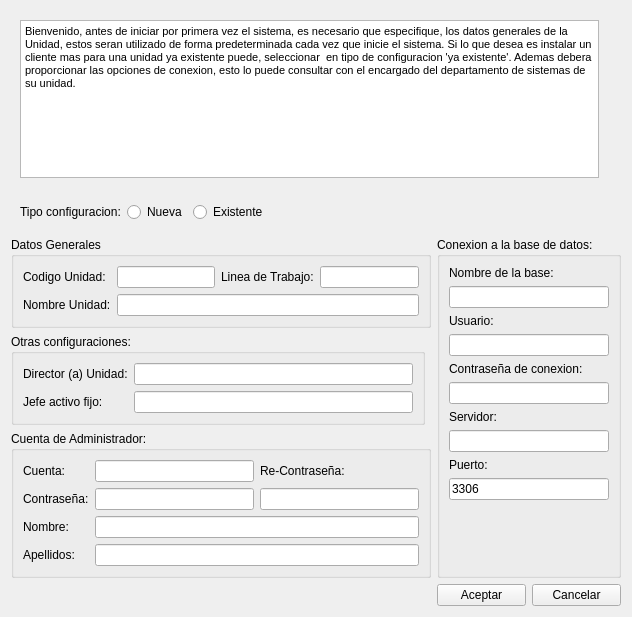
<?xml version="1.0" encoding="UTF-8"?>
<ui version="4.0">
 <class>PrimerInicio</class>
 <widget class="QWidget" name="PrimerInicio">
  <property name="windowModality">
   <enum>Qt::ApplicationModal</enum>
  </property>
  <property name="geometry">
   <rect>
    <x>0</x>
    <y>0</y>
    <width>632</width>
    <height>617</height>
   </rect>
  </property>
  <property name="windowTitle">
   <string>Configuraciones Iniciales</string>
  </property>
  <layout class="QGridLayout" name="gridLayout">
   <item row="3" column="0" colspan="2">
    <widget class="QGroupBox" name="groupBox">
     <property name="title">
      <string>Datos Generales</string>
     </property>
     <layout class="QGridLayout" name="gridLayout_2">
      <item row="0" column="0">
       <widget class="QLabel" name="label_2">
        <property name="text">
         <string>Codigo Unidad:</string>
        </property>
       </widget>
      </item>
      <item row="0" column="1">
       <widget class="QLineEdit" name="codigoUnidad">
        <property name="maxLength">
         <number>3</number>
        </property>
       </widget>
      </item>
      <item row="0" column="2">
       <widget class="QLabel" name="label_3">
        <property name="text">
         <string>Linea de Trabajo:</string>
        </property>
       </widget>
      </item>
      <item row="0" column="3">
       <widget class="QLineEdit" name="lineaUnidad">
        <property name="maxLength">
         <number>3</number>
        </property>
       </widget>
      </item>
      <item row="1" column="0">
       <widget class="QLabel" name="label">
        <property name="text">
         <string>Nombre Unidad:</string>
        </property>
       </widget>
      </item>
      <item row="1" column="1" colspan="3">
       <widget class="QLineEdit" name="nombreUnidad">
        <property name="maxLength">
         <number>35</number>
        </property>
       </widget>
      </item>
     </layout>
    </widget>
   </item>
   <item row="3" column="2" rowspan="3" colspan="2">
    <widget class="QGroupBox" name="groupBox_3">
     <property name="title">
      <string>Conexion a la base de datos:</string>
     </property>
     <layout class="QVBoxLayout" name="verticalLayout">
      <item>
       <widget class="QLabel" name="label_9">
        <property name="text">
         <string>Nombre de la base:</string>
        </property>
       </widget>
      </item>
      <item>
       <widget class="QLineEdit" name="nombreBase"/>
      </item>
      <item>
       <widget class="QLabel" name="label_10">
        <property name="text">
         <string>Usuario:</string>
        </property>
       </widget>
      </item>
      <item>
       <widget class="QLineEdit" name="usuarioBase"/>
      </item>
      <item>
       <widget class="QLabel" name="label_8">
        <property name="text">
         <string>Contraseña de conexion:</string>
        </property>
       </widget>
      </item>
      <item>
       <widget class="QLineEdit" name="contraseniaBase">
        <property name="echoMode">
         <enum>QLineEdit::Password</enum>
        </property>
       </widget>
      </item>
      <item>
       <widget class="QLabel" name="label_11">
        <property name="text">
         <string>Servidor:</string>
        </property>
       </widget>
      </item>
      <item>
       <widget class="QLineEdit" name="servidor"/>
      </item>
      <item>
       <widget class="QLabel" name="label_12">
        <property name="text">
         <string>Puerto:</string>
        </property>
       </widget>
      </item>
      <item>
       <widget class="QLineEdit" name="numeroPuerto">
        <property name="text">
         <string>3306</string>
        </property>
       </widget>
      </item>
      <item>
       <spacer name="verticalSpacer">
        <property name="orientation">
         <enum>Qt::Vertical</enum>
        </property>
        <property name="sizeHint" stdset="0">
         <size>
          <width>20</width>
          <height>40</height>
         </size>
        </property>
       </spacer>
      </item>
     </layout>
    </widget>
   </item>
   <item row="5" column="0" colspan="2">
    <widget class="QGroupBox" name="groupBox_2">
     <property name="title">
      <string>Cuenta de Administrador:</string>
     </property>
     <layout class="QGridLayout" name="gridLayout_3">
      <item row="0" column="0">
       <widget class="QLabel" name="label_4">
        <property name="text">
         <string>Cuenta:</string>
        </property>
       </widget>
      </item>
      <item row="0" column="1">
       <widget class="QLineEdit" name="cuenta">
        <property name="maxLength">
         <number>15</number>
        </property>
       </widget>
      </item>
      <item row="0" column="2">
       <widget class="QLabel" name="label_13">
        <property name="text">
         <string>Re-Contraseña:</string>
        </property>
       </widget>
      </item>
      <item row="1" column="0">
       <widget class="QLabel" name="label_5">
        <property name="text">
         <string>Contraseña:</string>
        </property>
       </widget>
      </item>
      <item row="1" column="1">
       <widget class="QLineEdit" name="password">
        <property name="maxLength">
         <number>10</number>
        </property>
        <property name="echoMode">
         <enum>QLineEdit::Password</enum>
        </property>
       </widget>
      </item>
      <item row="1" column="2">
       <widget class="QLineEdit" name="repassword">
        <property name="echoMode">
         <enum>QLineEdit::Password</enum>
        </property>
       </widget>
      </item>
      <item row="2" column="0">
       <widget class="QLabel" name="label_6">
        <property name="text">
         <string>Nombre:</string>
        </property>
       </widget>
      </item>
      <item row="2" column="1" colspan="2">
       <widget class="QLineEdit" name="nombreUsuario">
        <property name="maxLength">
         <number>30</number>
        </property>
       </widget>
      </item>
      <item row="3" column="0">
       <widget class="QLabel" name="label_7">
        <property name="text">
         <string>Apellidos:</string>
        </property>
       </widget>
      </item>
      <item row="3" column="1" colspan="2">
       <widget class="QLineEdit" name="apelldosUsuario">
        <property name="maxLength">
         <number>30</number>
        </property>
       </widget>
      </item>
     </layout>
    </widget>
   </item>
   <item row="0" column="0" colspan="4">
    <widget class="QWidget" name="widget_2" native="true">
     <layout class="QHBoxLayout" name="horizontalLayout_2">
      <item>
       <widget class="QTextBrowser" name="textBrowser">
        <property name="acceptDrops">
         <bool>false</bool>
        </property>
        <property name="autoFillBackground">
         <bool>false</bool>
        </property>
        <property name="html">
         <string>&lt;!DOCTYPE HTML PUBLIC &quot;-//W3C//DTD HTML 4.0//EN&quot; &quot;http://www.w3.org/TR/REC-html40/strict.dtd&quot;&gt;
&lt;html&gt;&lt;head&gt;&lt;meta name=&quot;qrichtext&quot; content=&quot;1&quot; /&gt;&lt;style type=&quot;text/css&quot;&gt;
p, li { white-space: pre-wrap; }
&lt;/style&gt;&lt;/head&gt;&lt;body style=&quot; font-family:'Sans'; font-size:10pt; font-weight:400; font-style:normal;&quot;&gt;
&lt;table border=&quot;0&quot; style=&quot;-qt-table-type: root; margin-top:4px; margin-bottom:4px; margin-left:4px; margin-right:4px;&quot;&gt;
&lt;tr&gt;
&lt;td style=&quot;border: none;&quot;&gt;
&lt;p style=&quot; margin-top:0px; margin-bottom:0px; margin-left:0px; margin-right:0px; -qt-block-indent:0; text-indent:0px;&quot;&gt;&lt;span style=&quot; font-family:'MS Shell Dlg 2'; font-size:8pt;&quot;&gt;Bienvenido, antes de iniciar por primera vez el sistema, es necesario que especifique, los datos generales de la Unidad, estos seran utilizado de forma predeterminada cada vez que inicie el sistema. Si lo que desea es instalar un cliente mas para una unidad ya existente puede, seleccionar  en tipo de configuracion 'ya existente'. Ademas debera proporcionar las opciones de conexion, esto lo puede consultar con el encargado del departamento de sistemas de su unidad.&lt;/span&gt;&lt;/p&gt;&lt;/td&gt;&lt;/tr&gt;&lt;/table&gt;&lt;/body&gt;&lt;/html&gt;</string>
        </property>
        <property name="acceptRichText">
         <bool>false</bool>
        </property>
       </widget>
      </item>
      <item>
       <widget class="QLabel" name="label_14">
        <property name="text">
         <string/>
        </property>
        <property name="pixmap">
         <pixmap resource="../ContablesPrincipal.qrc">:/iconos/kedit.png</pixmap>
        </property>
       </widget>
      </item>
     </layout>
    </widget>
   </item>
   <item row="1" column="0" colspan="2">
    <widget class="QWidget" name="widget" native="true">
     <layout class="QHBoxLayout" name="horizontalLayout">
      <item>
       <widget class="QLabel" name="label_15">
        <property name="text">
         <string>Tipo configuracion:</string>
        </property>
       </widget>
      </item>
      <item>
       <widget class="QRadioButton" name="btnNuevaConf">
        <property name="text">
         <string>Nueva</string>
        </property>
       </widget>
      </item>
      <item>
       <widget class="QRadioButton" name="btnExisteConf">
        <property name="text">
         <string>Existente</string>
        </property>
       </widget>
      </item>
      <item>
       <spacer name="horizontalSpacer">
        <property name="orientation">
         <enum>Qt::Horizontal</enum>
        </property>
        <property name="sizeHint" stdset="0">
         <size>
          <width>40</width>
          <height>20</height>
         </size>
        </property>
       </spacer>
      </item>
     </layout>
    </widget>
   </item>
   <item row="8" column="3">
    <widget class="QPushButton" name="botonCancelar">
     <property name="text">
      <string>Cancelar</string>
     </property>
    </widget>
   </item>
   <item row="8" column="2">
    <widget class="QPushButton" name="botonAceptar">
     <property name="text">
      <string>Aceptar</string>
     </property>
    </widget>
   </item>
   <item row="4" column="0">
    <widget class="QGroupBox" name="boxotrasConfig">
     <property name="title">
      <string>Otras configuraciones:</string>
     </property>
     <layout class="QFormLayout" name="formLayout">
      <item row="0" column="0">
       <widget class="QLabel" name="label_16">
        <property name="text">
         <string>Director (a) Unidad:</string>
        </property>
       </widget>
      </item>
      <item row="0" column="1">
       <widget class="QLineEdit" name="director"/>
      </item>
      <item row="1" column="0">
       <widget class="QLabel" name="label_17">
        <property name="text">
         <string>Jefe activo fijo:</string>
        </property>
       </widget>
      </item>
      <item row="1" column="1">
       <widget class="QLineEdit" name="jefeActivo"/>
      </item>
     </layout>
    </widget>
   </item>
  </layout>
 </widget>
 <tabstops>
  <tabstop>codigoUnidad</tabstop>
  <tabstop>lineaUnidad</tabstop>
  <tabstop>nombreUnidad</tabstop>
  <tabstop>cuenta</tabstop>
  <tabstop>password</tabstop>
  <tabstop>repassword</tabstop>
  <tabstop>nombreUsuario</tabstop>
  <tabstop>apelldosUsuario</tabstop>
  <tabstop>nombreBase</tabstop>
  <tabstop>usuarioBase</tabstop>
  <tabstop>contraseniaBase</tabstop>
  <tabstop>servidor</tabstop>
  <tabstop>numeroPuerto</tabstop>
 </tabstops>
 <resources>
  <include location="../ContablesPrincipal.qrc"/>
 </resources>
 <connections/>
</ui>
